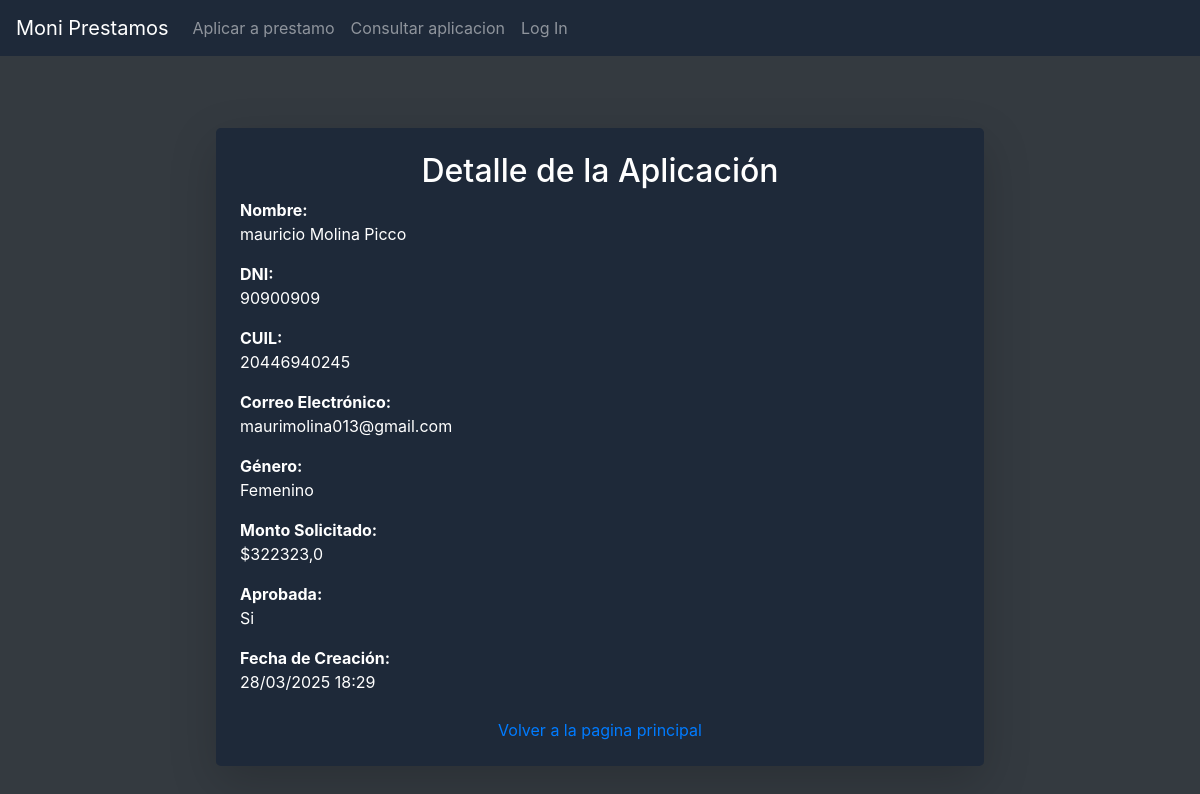
Screenshot of /application_detail/63c80a6616714eaca12c9f38dead99ea with the database file from the repository.
### loans/models.py (models this page shows, shortened)
class LoanApplication(models.Model):
    id = models.UUIDField(primary_key=True, default=uuid.uuid4, editable=False)
    """
       Elegi usar UUIDs en lugar de id secuencial porque ayuda a mejorar la seguridad,
        ya que hace más difícil adivinar o predecir los IDs de los registros. Esto es especialmente
        útil para evitar ataques donde un atacante podría intentar adivinar o enumerar los registros
        a través de URLs o patrones en la base de datos.
    """
    dni = models.CharField(max_length=8, validators=[dni_validator])
    cuil = models.CharField(max_length=11, validators=[cuil_validator])
    first_name = models.CharField(max_length=255, validators=[name_validator])
    last_name = models.CharField(max_length=255, validators=[name_validator])
    email = models.EmailField(error_messages={
                'invalid': 'Por favor, ingrese un correo electrónico válido.'
            })
    gender = models.CharField(max_length=9, choices=GENDER_CHOICES)
    amount = models.DecimalField(max_digits=8, decimal_places=1,
            error_messages={
                'invalid': 'El monto debe ser un número con un máximo de 7 dígitos y 1 decimal.'
            })
    is_approved = models.BooleanField(default=False)
    created_date = models.DateTimeField(auto_now_add=True) #se define automaticamente cuando se crea la instancia

### loans/views.py (the view)
# urls.py: path("application_detail/<str:pk>", views.application_detail, name="application_detail"),
def application_detail(request, pk):
    try:
        application = LoanApplication.objects.get(pk=pk)
    except (LoanApplication.DoesNotExist, ValidationError):
        application = {}
    context = {
        "application":application
    }
    return render(request, "loans/application_detail.html", context)

### loans/templates/loans/application_detail.html
{% extends "loans/layout.html" %}
{% block body %}
<div class="max-w-3xl mx-auto p-6 bg-gray-800 rounded-lg shadow-lg mt-10">
    <h2 class="text-2xl font-bold text-center mb-6">Detalle de la Aplicación</h2>
    {% if application.first_name %}
        <div class="space-y-4">
            <div>
                <strong>Nombre:</strong>
                <p>{{ application.first_name }} {{ application.last_name }}</p>
            </div>
            <div>
                <strong>DNI:</strong>
                <p>{{ application.dni }}</p>
            </div>
            <div>
                <strong>CUIL:</strong>
                <p>{{ application.cuil }}</p>
            </div>
            <div>
                <strong>Correo Electrónico:</strong>
                <p>{{ application.email }}</p>
            </div>
            <div>
                <strong>Género:</strong>
                <p>{{ application.get_gender_display }}</p>
            </div>
            <div>
                <strong>Monto Solicitado:</strong>
                <p>${{ application.amount }}</p>
            </div>
            <div>
                <strong>Aprobada:</strong>
                <p>{{ application.is_approved|yesno:"Si,No" }}</p>
            </div>
            <div>
                <strong>Fecha de Creación:</strong>
                <p>{{ application.created_date|date:"d/m/Y H:i" }}</p>
            </div>
        </div>
        <div class="mt-6 text-center">
            <a href="{% url 'index' %}" class="text-blue-500 hover:text-blue-700">Volver a la pagina principal</a>
        </div>
    {% else %}
        <div class="text-center mt-4">
            ERROR: No se encontro la aplicacion con el codigo ingresado
        </div>
    {% endif %}
</div>
{% endblock %}

### rows the page displays
LoanApplication: first_name "mauricio", last_name "Molina Picco", dni "90900909", cuil "20446940245", email "maurimolina013@gmail.com", gender "Femenino", amount "322323,0", is_approved "Si", created_date "28/03/2025 18:29"
